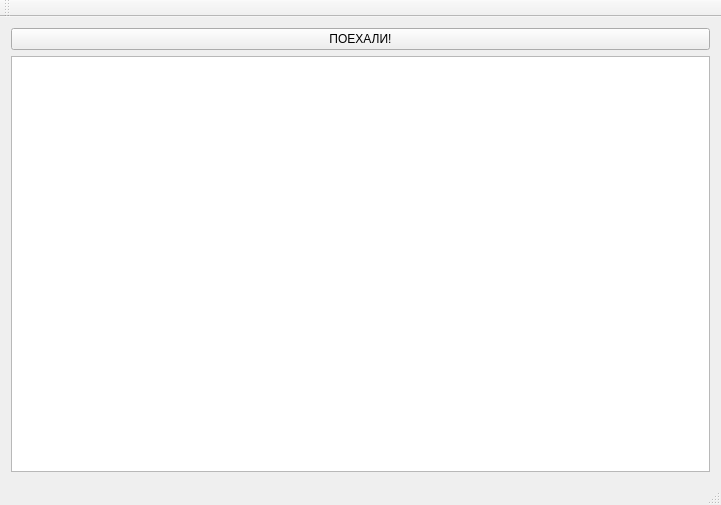
<?xml version="1.0" encoding="UTF-8"?>
<ui version="4.0">
 <class>MainWindow</class>
 <widget class="QMainWindow" name="MainWindow">
  <property name="geometry">
   <rect>
    <x>0</x>
    <y>0</y>
    <width>721</width>
    <height>505</height>
   </rect>
  </property>
  <property name="windowTitle">
   <string>MainWindow</string>
  </property>
  <widget class="QWidget" name="centralWidget">
   <layout class="QGridLayout" name="gridLayout_2">
    <item row="1" column="0">
     <layout class="QGridLayout" name="gridLayout">
      <item row="0" column="0">
       <layout class="QHBoxLayout" name="horizontalLayout">
        <item>
         <widget class="QPushButton" name="btn_view">
          <property name="text">
           <string>ПОЕХАЛИ!</string>
          </property>
         </widget>
        </item>
       </layout>
      </item>
      <item row="1" column="0">
       <widget class="QListWidget" name="listWidget"/>
      </item>
     </layout>
    </item>
   </layout>
  </widget>
  <widget class="QMenuBar" name="menuBar">
   <property name="geometry">
    <rect>
     <x>0</x>
     <y>0</y>
     <width>721</width>
     <height>20</height>
    </rect>
   </property>
  </widget>
  <widget class="QToolBar" name="mainToolBar">
   <attribute name="toolBarArea">
    <enum>TopToolBarArea</enum>
   </attribute>
   <attribute name="toolBarBreak">
    <bool>false</bool>
   </attribute>
  </widget>
  <widget class="QStatusBar" name="statusBar"/>
 </widget>
 <layoutdefault spacing="6" margin="11"/>
 <resources/>
 <connections/>
</ui>
